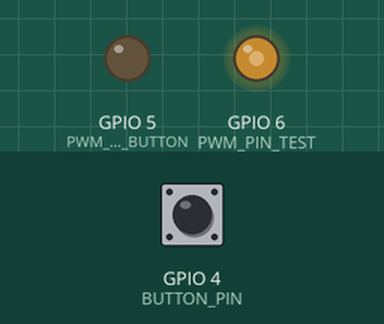
Recording of a sketch running on a simulated ESP32. On the bench: output pins drawn as LEDs (lit = HIGH). The test bench sets the inputs (shaded band); at power-on: GPIO 4 (BUTTON_PIN) HIGH. What the sketch prints to the serial monitor is not drawn.

Above: at 1.2 s.
1.3 s: GPIO 4 (BUTTON_PIN) pulled LOW for 0.15 s
At 1.37 s:
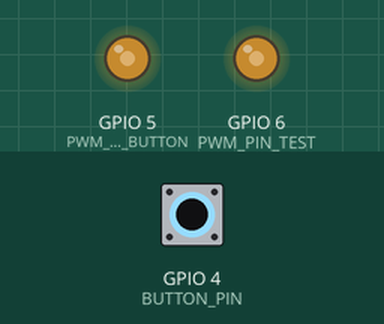
2.9 s: GPIO 4 (BUTTON_PIN) pulled LOW for 3.2 s
At 7.4 s:
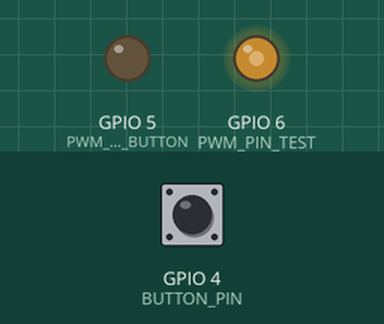
Timing chart, 0 to 8.9 s (numbered marks = the images above; inputs shaded):
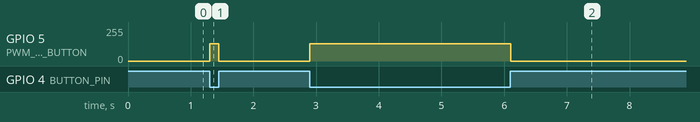

Measured:
- after the input at 1.3 s, GPIO 5 (PWM_PIN_BUTTON): 0/255 → 128/255 at once, → 0/255 0.15 s later
- after the input at 2.9 s, GPIO 5 (PWM_PIN_BUTTON): 0/255 → 128/255 at once, → 0/255 3.2 s later

The sketch:

intercom-signal-simulator.ino
```cpp
#include "driver/ledc.h"

// --- PIN DEFINITIONS ---
#define PWM_PIN_BUTTON 5    // Выход на Домофон (управляется кнопкой)
#define PWM_PIN_TEST   6    // Тестовый выход (Всегда работает)
#define BUTTON_PIN     4    // Кнопка (на GND)

// --- PWM SETTINGS ---
#define PWM_TIMER       LEDC_TIMER_0
#define PWM_FREQ        800
#define PWM_RESOLUTION  LEDC_TIMER_14_BIT

// 50% скважность
const uint32_t DUTY_50_PERCENT = (1 << 14) / 2;

void setup() {
  Serial.begin(115200);
  Serial.println("GENERATOR STARTING...");
  Serial.println("Mode: Idle = LOW (0V), Active = PWM");

  pinMode(BUTTON_PIN, INPUT_PULLUP);

  // 1. Настройка таймера
  ledc_timer_config_t ledc_timer = {
    .speed_mode       = LEDC_LOW_SPEED_MODE,
    .duty_resolution  = PWM_RESOLUTION,
    .timer_num        = PWM_TIMER,
    .freq_hz          = PWM_FREQ,
    .clk_cfg          = LEDC_AUTO_CLK
  };
  ledc_timer_config(&ledc_timer);

  // 2. Настройка канала КНОПКИ (GPIO 5)
  ledc_channel_config_t channel_button = {
    .gpio_num       = PWM_PIN_BUTTON,
    .speed_mode     = LEDC_LOW_SPEED_MODE,
    .channel        = LEDC_CHANNEL_0,
    .intr_type      = LEDC_INTR_DISABLE,
    .timer_sel      = PWM_TIMER,
    .duty           = 0,
    .hpoint         = 0
  };
  ledc_channel_config(&channel_button);

  // ВАЖНО: Сразу принудительно выключаем канал в 0 (LOW)
  ledc_stop(LEDC_LOW_SPEED_MODE, LEDC_CHANNEL_0, 0);

  // 3. Настройка канала ТЕСТ (GPIO 6)
  ledc_channel_config_t channel_test = {
    .gpio_num       = PWM_PIN_TEST,
    .speed_mode     = LEDC_LOW_SPEED_MODE,
    .channel        = LEDC_CHANNEL_1,
    .intr_type      = LEDC_INTR_DISABLE,
    .timer_sel      = PWM_TIMER,
    .duty           = DUTY_50_PERCENT,
    .hpoint         = 0
  };
  ledc_channel_config(&channel_test);
  ledc_update_duty(LEDC_LOW_SPEED_MODE, LEDC_CHANNEL_1); // Запускаем тест сразу
}

void loop() {
  if (digitalRead(BUTTON_PIN) == LOW) {
    // Кнопка нажата -> Генерируем ШИМ
    ledc_set_duty(LEDC_LOW_SPEED_MODE, LEDC_CHANNEL_0, DUTY_50_PERCENT);
    ledc_update_duty(LEDC_LOW_SPEED_MODE, LEDC_CHANNEL_0);
  } else {
    // Кнопка отпущена -> СТОП (Уровень 0)
    // ledc_stop принудительно прижимает пин к указанному уровню (0)
    ledc_stop(LEDC_LOW_SPEED_MODE, LEDC_CHANNEL_0, 0);
  }

  delay(50);
}
```
